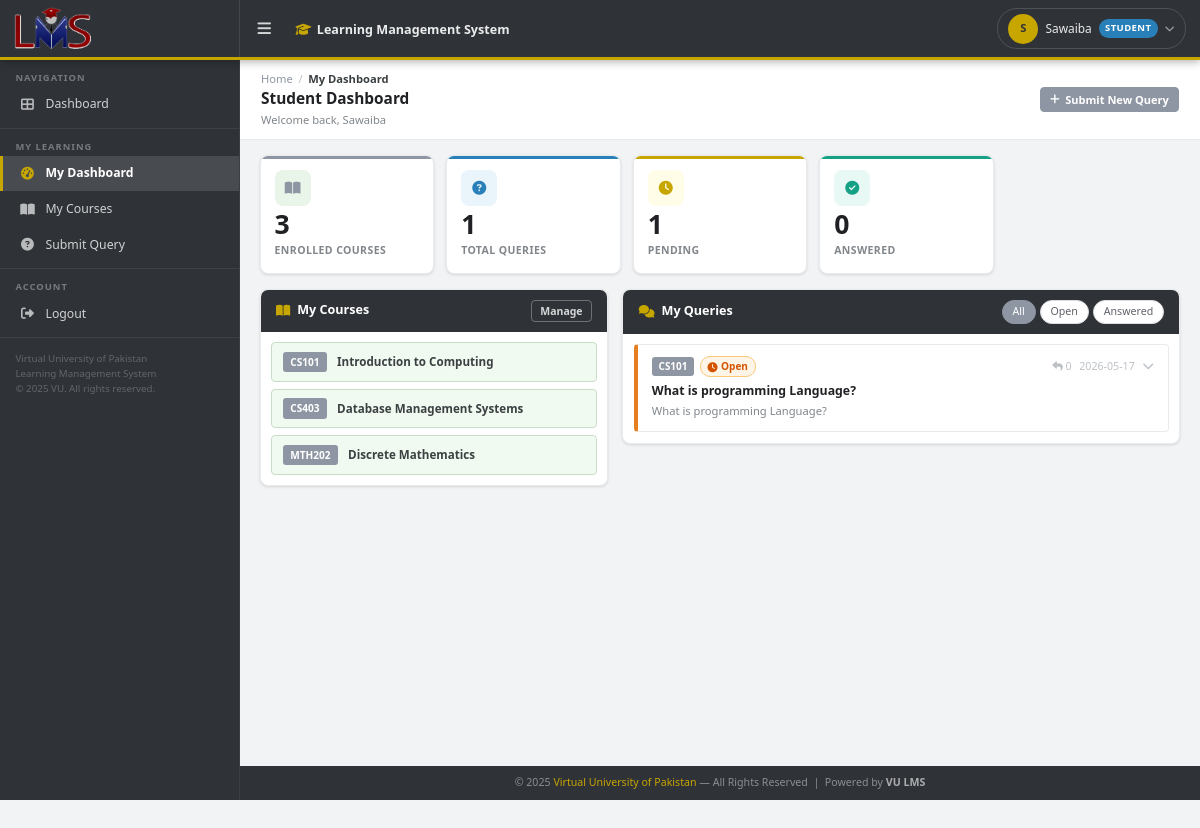
The page /student (signed in) on the database its author committed.
### tables this page shows
CREATE TABLE users (
    id          INTEGER PRIMARY KEY AUTOINCREMENT,
    full_name   TEXT NOT NULL,
    email       TEXT NOT NULL UNIQUE COLLATE NOCASE,
    password    TEXT NOT NULL,
    role        TEXT NOT NULL DEFAULT 'student' CHECK(role IN ('student','instructor','admin')),
    status      TEXT NOT NULL DEFAULT 'active',
    created_at  TEXT DEFAULT (datetime('now'))
);

CREATE TABLE courses (
    id          INTEGER PRIMARY KEY AUTOINCREMENT,
    code        TEXT NOT NULL UNIQUE,
    title       TEXT NOT NULL
);

CREATE TABLE queries (
    id           INTEGER PRIMARY KEY AUTOINCREMENT,
    student_id   INTEGER NOT NULL,
    course_id    INTEGER NOT NULL,
    title        TEXT NOT NULL,
    body         TEXT NOT NULL,
    status       TEXT NOT NULL DEFAULT 'open' CHECK(status IN ('open','answered','closed')),
    created_at   TEXT DEFAULT (datetime('now')),
    FOREIGN KEY(student_id) REFERENCES users(id),
    FOREIGN KEY(course_id) REFERENCES courses(id)
);

### app/routes.py (the view)
@bp.route('/student')
@role_required('student')
def student_dashboard():
    uid = session['user_id']
    my_courses = get_user_courses(uid)
    my_queries = get_queries_for_student(uid)
    return render_template('student_dashboard.html',
                           courses=my_courses, queries=my_queries)

### app/database.py (called while the page is built)
def get_db():
    if 'db' not in g:
        g.db = sqlite3.connect(DB_PATH, detect_types=sqlite3.PARSE_DECLTYPES)
        g.db.row_factory = sqlite3.Row
        g.db.execute("PRAGMA foreign_keys = ON")
    return g.db

def get_user_courses(uid):
    return get_db().execute("""
        SELECT c.* FROM courses c
        JOIN enrollments e ON e.course_id = c.id
        WHERE e.user_id = ? ORDER BY c.code
    """, (uid,)).fetchall()

def get_queries_for_student(student_id):
    return get_db().execute("""
        SELECT q.*, c.code, c.title as course_title,
               u.full_name as student_name,
               (SELECT COUNT(*) FROM answers a WHERE a.query_id=q.id) as answer_count
        FROM queries q
        JOIN courses c ON c.id = q.course_id
        JOIN users u ON u.id = q.student_id
        WHERE q.student_id = ?
        ORDER BY q.created_at DESC
    """, (student_id,)).fetchall()

### app/routes.py (called while the page is built)
def role_required(*roles):
    def decorator(f):
        @wraps(f)
        def wrapper(*args, **kwargs):
            if 'user_id' not in session:
                return redirect(url_for('main.login'))
            if session.get('role') not in roles:
                flash('Access denied.', 'danger')
                return redirect(url_for('main.dashboard'))
            return f(*args, **kwargs)
        return wrapper
    return decorator

### app/templates/student_dashboard.html (shortened to what this page needs)
{% extends 'base.html' %}
{% block content_header %}
<div class="content-header">
  <div>
    <div class="breadcrumb"><a href="#">Home</a><span class="sep">/</span><span class="current">My Dashboard</span></div>
    <div class="page-title">Student Dashboard</div>
    <div class="page-subtitle">Welcome back, {{ session.full_name }}</div>
  </div>
  <a href="{{ url_for('main.new_query') }}" class="btn-primary btn-sm">
    <i class="fas fa-plus"></i> Submit New Query
  </a>
</div>
{% endblock %}
{% block content %}
<div class="stats-grid">
  <div class="stat-box green">
    <div class="stat-box-icon"><i class="fas fa-book-open"></i></div>
    <div class="stat-num">{{ courses|length }}</div>
    <div class="stat-label">Enrolled Courses</div>
  </div>
  <div class="stat-box blue">
    <div class="stat-box-icon"><i class="fas fa-question-circle"></i></div>
    <div class="stat-num">{{ queries|length }}</div>
    <div class="stat-label">Total Queries</div>
  </div>
  <div class="stat-box gold">
    <div class="stat-box-icon"><i class="fas fa-clock"></i></div>
    <div class="stat-num">{{ queries|selectattr('status','equalto','open')|list|length }}</div>
    <div class="stat-label">Pending</div>
  </div>
  <div class="stat-box teal">
    <div class="stat-box-icon"><i class="fas fa-check-circle"></i></div>
    <div class="stat-num">{{ queries|selectattr('status','equalto','answered')|list|length }}</div>
    <div class="stat-label">Answered</div>
  </div>
</div>
<div style="display:grid;grid-template-columns:1fr 1.6fr;gap:1rem">
<div>
  <div class="card">
    <div class="card-header">
      <h3><i class="fas fa-book-open"></i> My Courses</h3>
      <a href="{{ url_for('main.student_courses') }}" class="btn-sm btn-outline" style="color:rgba(255,255,255,.8);border-color:rgba(255,255,255,.3);font-size:.75rem;padding:.2rem .6rem">Manage</a>
    </div>
    <div class="card-body" style="padding:.75rem">
      {% if courses %}
      <div style="display:flex;flex-direction:column;gap:.5rem">
        {% for c in courses %}
        <div style="display:flex;align-items:center;gap:.7rem;padding:.6rem .75rem;background:var(--vu-green-xpale);border-radius:var(--radius);border:1px solid #c8ddc8">
          <div style="background:var(--vu-green);color:#fff;font-size:.72rem;font-weight:700;padding:.2rem .55rem;border-radius:3px;flex-shrink:0">{{ c.code }}</div>
          <div style="font-size:.83rem;color:var(--gray-700);font-weight:600">{{ c.title }}</div>
        </div>
        {% endfor %}
      </div>
      {% else %}
      <div class="empty-state" style="padding:1.5rem">
        <i class="fas fa-book"></i>
        <p>No courses enrolled.<br/><a href="{{ url_for('main.student_courses') }}">Add courses</a></p>
      </div>
      {% endif %}
    </div>
  </div>
</div>
<div>
  <div class="card">
    <div class="card-header">
      <h3><i class="fas fa-comments"></i> My Queries</h3>
      <div class="filter-pills" style="margin-left:auto">
        <span class="filter-pill active" data-filter="all">All</span>
        <span class="filter-pill" data-filter="open">Open</span>
        <span class="filter-pill" data-filter="answered">Answered</span>
      </div>
    </div>
    <div class="card-body" style="padding:.75rem">
      {% if queries %}
      <div class="query-list">
        {% for q in queries %}
        <div class="query-item" data-status="{{ q.status }}" onclick="toggleQuery({{ q.id }}, this)">
          <div class="query-header-row">
            <div class="query-meta">
              <span class="query-course-tag">{{ q.code }}</span>
              <span class="status-badge status-{{ q.status }}">
                {% if q.status=='open' %}<i class="fas fa-clock"></i>{% elif q.status=='answered' %}<i class="fas fa-check"></i>{% else %}<i class="fas fa-lock"></i>{% endif %}
                {{ q.status|capitalize }}
              </span>
            </div>
            <div class="query-actions">
              <span class="answer-count"><i class="fas fa-reply"></i> {{ q.answer_count }}</span>
              <span class="query-time">{{ q.created_at[:10] }}</span>
              <i class="fas fa-chevron-down toggle-icon"></i>
            </div>
          </div>
          <div class="query-title">{{ q.title }}</div>
          <div class="query-body-preview">{{ q.body[:100] }}{% if q.body|length > 100 %}...{% endif %}</div>
        </div>
        {% endfor %}
      </div>
      {% else %}
      <div class="empty-state" style="padding:1.5rem">
        <i class="fas fa-question-circle"></i>
        <p>No queries yet.<br/><a href="{{ url_for('main.new_query') }}">Submit your first query</a></p>
      </div>
      {% endif %}
    </div>
  </div>
</div>
</div>
{% endblock %}

### app/templates/base.html (shortened to what this page needs)
<!DOCTYPE html>
<html lang="en">
<head>
<link rel="stylesheet" href="{{ url_for('static', filename='css/main.css') }}"/>
<link rel="stylesheet" href="https://cdnjs.cloudflare.com/ajax/libs/font-awesome/6.5.0/css/all.min.css"/>
</head>
<body>
{% if session.user_id %}
<header class="topbar">
  <div class="topbar-brand">
    <img src="{{ url_for('static', filename='img/vu_logo.png') }}" alt="Virtual University of Pakistan"/>
  </div>
  <button class="topbar-toggle" onclick="toggleSidebar()" title="Toggle Menu">
    <i class="fas fa-bars"></i>
  </button>
  <div class="topbar-center">
    <span class="topbar-title"><i class="fas fa-graduation-cap" style="color:var(--vu-gold);margin-right:.4rem"></i>Learning Management System</span>
  </div>
  <div class="topbar-right">
    <div class="user-dropdown" onclick="toggleDropdown()" id="userDropdown">
      <div class="user-avatar">{{ session.full_name[0]|upper }}</div>
      <span style="max-width:130px;overflow:hidden;text-overflow:ellipsis;white-space:nowrap">{{ session.full_name }}</span>
      <span class="tb-role-badge role-{{ session.role }}">{{ session.role|capitalize }}</span>
      <i class="fas fa-chevron-down" style="font-size:.7rem;opacity:.6"></i>
    </div>
  </div>
</header>
<aside class="sidebar" id="sidebar">
  <div class="sidebar-section">
    <span class="sidebar-section-label">Navigation</span>
    <a href="{{ url_for('main.dashboard') }}" class="sidebar-link {% if request.endpoint == 'main.dashboard' %}active{% endif %}">
      <i class="fas fa-th-large"></i> Dashboard
    </a>
  </div>
  {% if session.role == 'student' %}
  <div class="sidebar-section">
    <span class="sidebar-section-label">My Learning</span>
    <a href="{{ url_for('main.student_dashboard') }}" class="sidebar-link {% if request.endpoint == 'main.student_dashboard' %}active{% endif %}">
      <i class="fas fa-tachometer-alt"></i> My Dashboard
    </a>
    <a href="{{ url_for('main.student_courses') }}" class="sidebar-link {% if request.endpoint == 'main.student_courses' %}active{% endif %}">
      <i class="fas fa-book-open"></i> My Courses
    </a>
    <a href="{{ url_for('main.new_query') }}" class="sidebar-link {% if request.endpoint == 'main.new_query' %}active{% endif %}">
      <i class="fas fa-question-circle"></i> Submit Query
    </a>
  </div>
  {% endif %}
  <div class="sidebar-section">
    <span class="sidebar-section-label">Account</span>
    <a href="{{ url_for('main.logout') }}" class="sidebar-link">
      <i class="fas fa-sign-out-alt"></i> Logout
    </a>
  </div>
  <div style="padding:1rem 1.1rem;margin-top:auto">
    <div style="font-size:.7rem;color:rgba(255,255,255,.25);line-height:1.5">
      Virtual University of Pakistan<br/>
      Learning Management System<br/>
      &copy; {{ 2025 }} VU. All rights reserved.
    </div>
  </div>
</aside>
<div class="main-content" id="mainContent">
  {% block content_header %}{% endblock %}
  <div class="content-body">
    {% block content %}{% endblock %}
  </div>
  <footer class="lms-footer">
    &copy; {{ 2025 }} <a href="#">Virtual University of Pakistan</a> — All Rights Reserved &nbsp;|&nbsp;
    Powered by <strong style="color:rgba(255,255,255,.6)">VU LMS</strong>
  </footer>
</div>
{% else %}
{% block auth_content %}{% endblock %}
{% endif %}
</body>
</html>

### rows shown on the page
users: full_name "Sawaiba", role "STUDENT"
courses: code "CS101", title "Introduction to Computing"
courses: code "CS403", title "Database Management Systems"
courses: code "MTH202", title "Discrete Mathematics"
queries: code "CS101", status "Open", answer_count "0", created_at "2026-05-17", title "What is programming Language?", body "What is programming Language?"

### other values the page prints
{{ session.full_name[0]|upper }} "S"
{{ 2025 }} "2025"
{{ courses|length }} "3"
{{ queries|length }} "1"
{{ queries|selectattr('status','equalto','open')|list|length }} "1"
{{ queries|selectattr('status','equalto','answered')|list|length }} "0"
